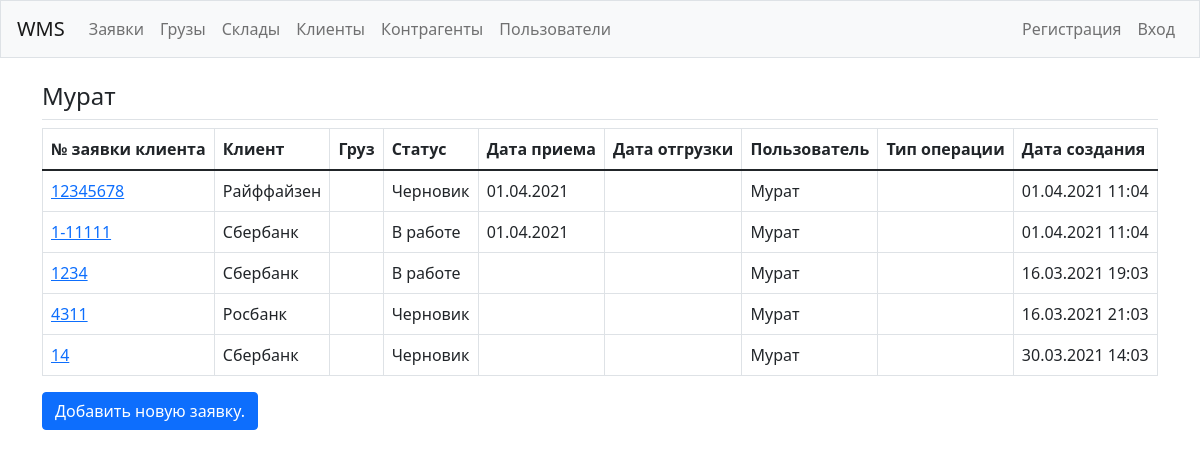
The page /customers/1/ on the database as committed earlier.
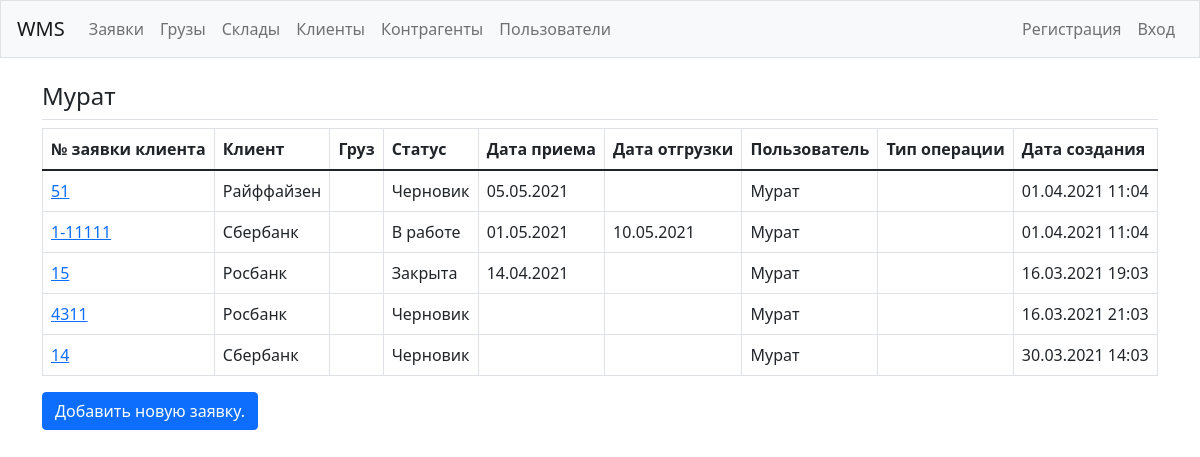
The same page on the database as committed later.
### wms/models.py (models this page shows, shortened)
class Order(models.Model):
    logistic_order = models.CharField(max_length=200)
    client = models.ForeignKey(Client, on_delete=models.SET_NULL, blank=True, null=True)
    customer = models.ForeignKey(Customer, on_delete=models.SET_NULL, blank=True, null=True)
    storage = models.ForeignKey(Storage, on_delete=models.SET_NULL, null=True)
    status = models.CharField(
        max_length=10,
        choices=OrderStatus.choices,
        default=OrderStatus.draft,
    )
    date_in = models.DateField('Дата приема', blank=True, null=True)
    date_out = models.DateField('Дата отгрузки', blank=True, null=True)
    driver = models.CharField(max_length=200, blank=True, null=True)
    driver_car = models.CharField(max_length=200, blank=True, null=True)
    storage_order = models.CharField(max_length=200, blank=True, null=True)
    date_created = models.DateTimeField('date published', auto_now_add=True)

class Client(models.Model):
    name = models.CharField(max_length=200)
    pub_date = models.DateTimeField('date published', auto_now_add=True)
    def __str__(self):
        return self.name

class Customer(models.Model):
    user = models.ForeignKey(User, on_delete=models.SET_NULL, null=True)
    name = models.CharField(max_length=200, blank=True)
    post = models.CharField(max_length=200, blank=True)
    phone = models.CharField(max_length=200, blank=True)
    email = models.CharField(max_length=200, blank=True)
    profile_pic = models.CharField(max_length=200, blank=True)
    date_created = models.DateTimeField('date published', auto_now_add=True)
    def __str__(self):
        return self.name

### wms/views.py (the view)
# urls.py: path('customers/<int:customer_id>/', views.customer, name='customer'),
def customer(request, customer_id):
    customer = Customer.objects.get(id=customer_id)
    orders = customer.order_set.order_by('-date_in')
    context = {'customer': customer, 'orders': orders}
    return render(request, 'wms/customer.html', context)

### wms/templates/wms/customer.html
{% extends "wms/base.html" %}
{% block page_header %}
  <h4>{{ customer }}</h4>
{% endblock page_header %}
{% block content %}
<table class="table table-bordered">
  <thead>
    <tr>
      <th scope="col">№ заявки клиента</th>
      <th scope="col">Клиент</th>
      <th scope="col">Груз</th>
      <th scope="col">Статус</th>
      <th scope="col">Дата приема</th>
      <th scope="col">Дата отгрузки</th>
      <th scope="col">Пользователь</th>
      <th scope="col">Тип операции</th>
      <th scope="col">Дата создания</th>
    </tr>
  </thead>
  <tbody>
    {% for order in orders %}
      <tr>
        <td>
          <a href="{% url 'wms:order' order.id %}">{{ order.logistic_order }}</a>
        </td>
        <td>{{ order.client }}</td>
        <td>{{ order.atm }}</td>
        <td>{{ order.status }}</td>
        <td>{{ order.date_in|date:'d.m.Y' }}</td>
        <td>{{ order.date_out|date:'d.m.Y' }}</td>
        <td>{{ order.customer }}</td>
        <td>{{ order.operation_client }}</td>
        <td>{{ order.date_created|date:'d.m.Y H:m'  }}</td>
      </tr>
    {% empty %}
      <tr>
        <td>Не добавлено ни одной заявки. Добавьте первую заявку.</td>
      </tr>
    {% endfor %}
  </tbody>
</table>
<div>
  <a class="btn btn-primary mb-3" href="">Добавить новую заявку.</a>
</div>
{% endblock content %}

Rows that differ between the two databases and show on the page:
changed Order "Райффайзен": logistic_order "12345678" → "51"; date_in "01.04.2021" → "05.05.2021"
changed Order "В работе": date_in "01.04.2021" → "01.05.2021"; date_out (not shown) → "10.05.2021"
changed Order: logistic_order "1234" → "15"; client "Сбербанк" → "Росбанк"; status "В работе" → "Закрыта"; date_in (not shown) → "14.04.2021"
